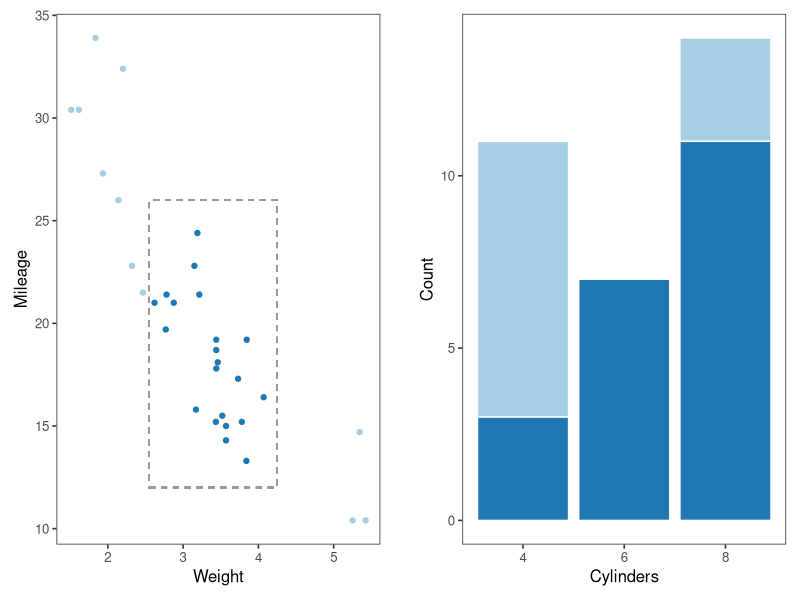
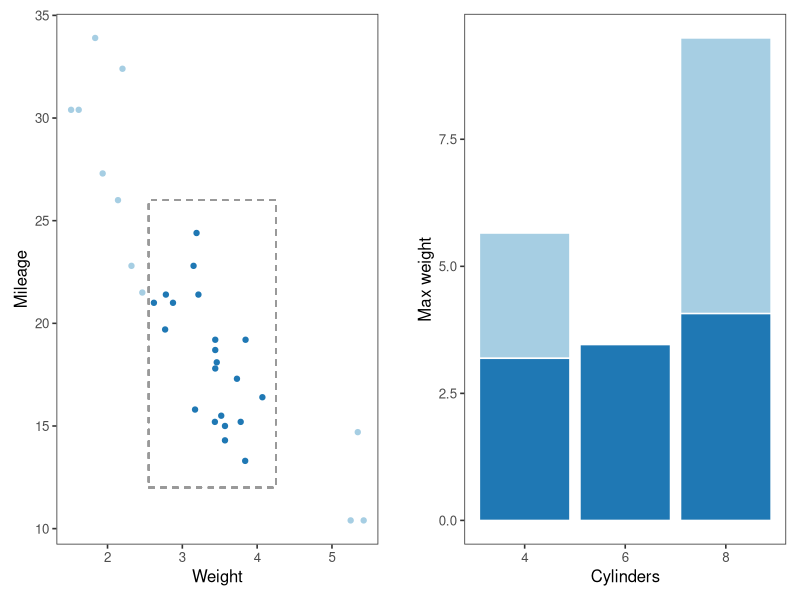
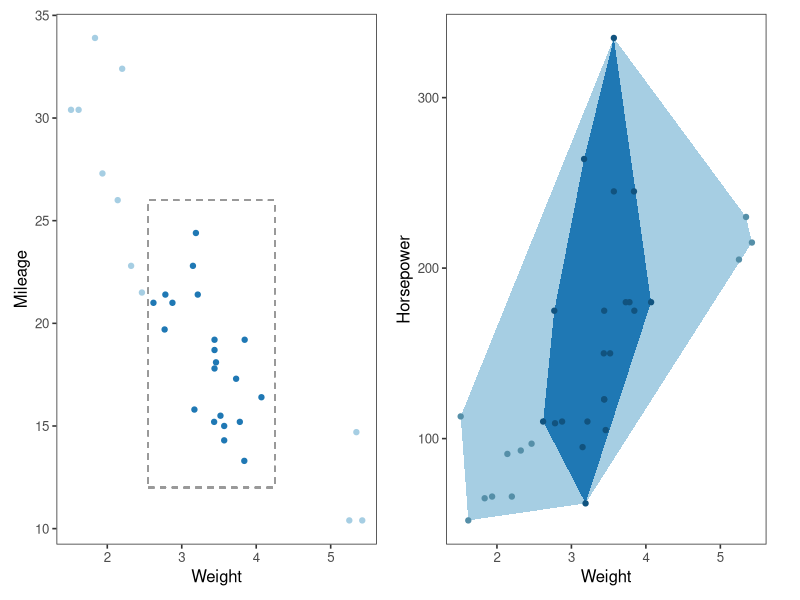

The R source for these figures, in order:
## ---- chunk 1
library(ggplot2)
library(patchwork)

mtcars$cyl <- factor(mtcars$cyl)
mtcars$am <- factor(mtcars$am)

pal_paired_3 <- palette.colors(6, "Paired")[c(1, 2, 5, 6, 3, 4)]
pal_dark_3 <- pal_paired_3[2 * 1:3]

assign("scale_fill_discrete", function(..., values = pal_paired_3) 
  scale_fill_manual(..., values = values), globalenv())

assign("scale_color_discrete", function(..., values = pal_paired_3) 
  scale_color_manual(..., values = values), globalenv())

theme_set(theme_bw(base_size = 20) +
          theme(panel.grid = element_blank()))
## ---- chunk 2

limits <- c(2.55, 12, 4.25, 26)
mtcars$selected <- with(mtcars, wt > limits[1] & mpg > limits[2]
                        & wt < limits[3] & mpg < limits[4])

p1 <- ggplot(mtcars, aes(wt, mpg, col = selected)) + 
  geom_point() +
  geom_rect(xmin = limits[1], xmax = limits[3], 
            ymin = limits[2], ymax = limits[4],
            fill = NA, col = "grey60", lty = "dashed") +
  scale_color_manual(values = pal_paired_3) +
  guides(col = "none") +
  labs(x = "Weight", y = "Mileage") +
  theme_bw(base_size = 12) +
  theme(panel.grid = element_blank(),
        plot.margin = unit(c(0, 0.5, 0, 0), units = "cm"))

p2 <- ggplot(mtcars, aes(cyl, fill = selected)) + 
  geom_bar(col = "white") + 
  guides(fill = "none") +
  labs(x = "Cylinders", y = "Count") +
  theme_bw(base_size = 12) +
  theme(panel.grid = element_blank(),
        plot.margin = unit(c(0, 0, 0, 0.5), units = "cm"))

p <- p1 + p2
ggsave("./images/linked-selection.png", width = 6.35, height = 2, units = "in")
## ---- chunk 3
#| echo: true
x <- c(1, 3, 9)
y <- c(4, 2, 1, 8)
z <- c(7, 4, 3)
## ---- chunk 4
#| echo: true
c(sum(c(x, y, z)), sum(c(sum(x), sum(y), sum(z))))
## ---- chunk 5
#| echo: true
c(max(c(x, y, z)), max(c(max(x), max(y), max(z))))
## ---- chunk 6
#| echo: true
c(mean(c(x, y, z)), mean(c(mean(x), mean(y), mean(z))))
## ---- chunk 7
#| echo: true
x <- c(1, 3, 9)
y <- c(4, 2, 1, 8)
z <- c(7, 4, 3)
## ---- chunk 8
#| echo: true
c(x, y, z)
## ---- chunk 9
#| echo: true
c(x, c(y, z))
## ---- chunk 10
#| echo: true
c(c(x, y), z)
## ---- chunk 11
#| echo: true

x <- data.frame(group = c("A", "B"), value = c(1, 3))
y <- data.frame(group = c("B", "B"), value = c(9, 4))
z <- data.frame(group = c("A", "C"), value = c(2, 4))
## ---- chunk 12
#| echo: true
dplyr::glimpse(rbind(x, y, z))
## ---- chunk 13
#| echo: true
dplyr::glimpse(rbind(x, rbind(y, z)))
## ---- chunk 14
limits <- c(2.55, 12, 4.25, 26)
mtcars$selected <- with(mtcars, wt > limits[1] & mpg > limits[2]
                        & wt < limits[3] & mpg < limits[4])

p1 <- ggplot(mtcars, aes(wt, mpg, col = selected)) + 
  geom_point() +
  geom_rect(xmin = limits[1], xmax = limits[3], 
            ymin = limits[2], ymax = limits[4],
            fill = NA, col = "grey60", lty = "dashed") +
  scale_color_manual(values = pal_paired_3) +
  guides(col = "none") +
  labs(x = "Weight", y = "Mileage") +
  theme_bw(base_size = 12) +
  theme(panel.grid = element_blank(),
        plot.margin = unit(c(0, 0.5, 0, 0), units = "cm"))

df <- aggregate(wt ~ cyl + selected, FUN = max, data = mtcars)

p2 <- ggplot(df, aes(cyl, wt, fill = selected)) + 
  geom_col(col = "white") + 
  guides(fill = "none") +
  theme_bw(base_size = 12) +
  labs(x = "Cylinders", y = "Max weight") +
  theme(panel.grid = element_blank(),
        plot.margin = unit(c(0, 0, 0, 0.5), units = "cm"))

p <- p1 + p2
ggsave("./images/linked-selection2.png", width = 6.35, height = 2, units = "in")
## ---- chunk 15

mtcars_selected <- subset(mtcars, selected)

chull1 <- mtcars[with(mtcars, chull(wt, hp)), ]
chull2 <- mtcars_selected[with(mtcars_selected, chull(wt, hp)), ]

p1 <- ggplot(mtcars, aes(wt, mpg, col = selected)) + 
  geom_point() +
  geom_rect(xmin = limits[1], xmax = limits[3], 
            ymin = limits[2], ymax = limits[4],
            fill = NA, col = "grey60", lty = "dashed") +
  scale_color_manual(values = pal_paired_3) +
  guides(col = "none") +
  labs(x = "Weight", y = "Mileage") +
  theme_bw(base_size = 12) +
  theme(panel.grid = element_blank(),
        plot.margin = unit(c(0, 0.5, 0, 0), units = "cm"))

p2 <- ggplot(mtcars, aes(wt, hp)) +
  geom_polygon(data = chull1, fill = pal_paired_3[1]) +
  geom_polygon(data = chull2, fill = pal_paired_3[2]) +
  geom_point(mapping = aes(col = selected)) +
  scale_color_manual(values = colorspace::darken(pal_paired_3, 0.3)) +
  guides(col = "none") +
  labs(x = "Weight", y = "Horsepower") +
  theme_bw(base_size = 12) +
  theme(panel.grid = element_blank(),
        plot.margin = unit(c(0, 0.5, 0, 0), units = "cm"))

p <- p1 + p2
ggsave("./images/linked-selection3.png", width = 6.35, height = 3, units = "in")
